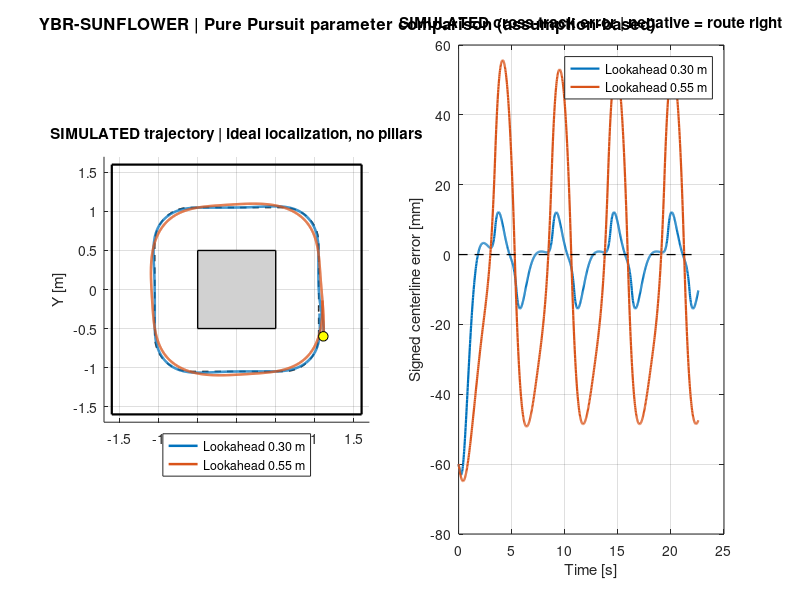

MATLAB code to generate this figure:
%% Pure Pursuit path-tracking screening on a rounded-square reference route.

function pure_pursuit()

clc; close all;
p = user_inputs();
validate_inputs(p);

root = fileparts(mfilename('fullpath'));
if isempty(root), root = pwd; end
outdir = fullfile(root,'results');
if ~exist(outdir,'dir'), mkdir(outdir); end

[reference, sNodes, perimeter] = make_rounded_square(p);
caseNames = {'Short lookahead','Long lookahead'};
runs = cell(1,2);
for caseIdx = 1:2
    runs{caseIdx} = simulate_case(p, reference, sNodes, perimeter, ...
        p.lookahead_m(caseIdx));
end

% ONE composite figure: trajectory on illustrative field + signed tracking error.
f = figure('Color','w','Position',[60 60 1450 650]);
subplot(1,2,1);
hold on; axis equal; grid on;
% Simplified field geometry, not a complete competition/obstacle layout.
a = p.fieldHalfWidth_m;
inner = p.innerWallHalfWidth_m;
plot([-a a a -a -a],[-a -a a a -a],'k-','LineWidth',1.6);
fill([-inner inner inner -inner],[-inner -inner inner inner], ...
    [0.82 0.82 0.82],'EdgeColor','k','LineWidth',1.0);
plot([reference(:,1); reference(1,1)], ...
     [reference(:,2); reference(1,2)], 'k--','LineWidth',1.1);
h1 = plot(runs{1}.x, runs{1}.y,'LineWidth',1.8);
h2 = plot(runs{2}.x, runs{2}.y,'LineWidth',1.8);
plot(p.startX_m,p.startY_m,'ko','MarkerFaceColor','y','MarkerSize',7);
xlabel('X [m]'); ylabel('Y [m]');
title('SIMULATED trajectory | ideal localization, no pillars');
legend([h1 h2],{sprintf('Lookahead %.2f m',p.lookahead_m(1)), ...
       sprintf('Lookahead %.2f m',p.lookahead_m(2))}, ...
       'Location','southoutside');
xlim([-a-.1 a+.1]); ylim([-a-.1 a+.1]);

subplot(1,2,2);
plot(runs{1}.time_s,1000*runs{1}.signedError_m,'LineWidth',1.6); hold on;
plot(runs{2}.time_s,1000*runs{2}.signedError_m,'LineWidth',1.6);
plot([0 runs{1}.time_s(end)],[0 0],'k--','LineWidth',0.9);
grid on;
xlabel('Time [s]'); ylabel('Signed centerline error [mm]');
title('SIMULATED cross-track error | negative = route right');
legend({sprintf('Lookahead %.2f m',p.lookahead_m(1)), ...
        sprintf('Lookahead %.2f m',p.lookahead_m(2))}, ...
        'Location','northeast');

annotation(f,'textbox',[0.05 0.945 0.9 0.045], ...
    'String','YBR-SUNFLOWER | Pure Pursuit parameter comparison (assumption-based)', ...
    'EdgeColor','none','HorizontalAlignment','center', ...
    'FontSize',12,'FontWeight','bold');
figureFile = fullfile(outdir,'29_pure_pursuit_tracking.png');
print(f,figureFile,'-dpng','-r160');
save(fullfile(outdir,'simulation_inputs.mat'),'p','perimeter','reference');

fprintf('\nYBR-SUNFLOWER | Step 10 - pure pursuit (SIMULATION ONLY)\n');
fprintf('Wheelbase = %.0f mm (team-reported); speed = %.2f m/s (assumed)\n', ...
    1000*p.wheelbase_m,p.speed_mps);
fprintf('Reference loop length = %.3f m (illustrative rounded-square path)\n',perimeter);
for k = 1:2
    err = runs{k}.signedError_m;
    fprintf('%s (%.2f m): RMS |cross-track| %.1f mm; max |cross-track| %.1f mm; steering saturation %.1f%%\n', ...
      caseNames{k},p.lookahead_m(k),1000*sqrt(mean(err.^2)), ...
      1000*max(abs(err)),100*mean(runs{k}.saturated));
end
fprintf('Created: %s\n',figureFile);
fprintf('No physical test or software implementation is validated by these results.\n\n');
end

function p = user_inputs()
% -------- USER INPUTS --------
% Confirmed physical geometry (reported 2026-10-22)
p.wheelbase_m = 0.161;
p.frontTrack_m = 0.117;            % Documentation only; not used in bicycle model
p.robotLength_m = 0.211;          % Provisional (front camera not final)
p.robotWidth_m = 0.135;           % Provisional, remeasure outside tire edges
% Hypothetical simplified reference route, NOT an official randomized field
p.fieldHalfWidth_m = 1.6;        % Nominal outer extent, illustrative
p.innerWallHalfWidth_m = 0.5;    % Nominal inner wall, illustrative
p.centerlineHalfExtent_m = 1.05;
p.cornerRadius_m = 0.45;
p.pathSpacing_m = 0.01;
% Control parameters: NOT yet measured on or adopted by the final robot
p.lookahead_m = [0.30 0.55];
p.speed_mps = 0.35;
p.maxSteering_deg = 35;           % ASSUMED equivalent road-wheel limit
p.steeringTimeConstant_s = 0.10; % ASSUMED actuator lag
p.commandDelay_s = 0.04;        % ASSUMED controller/communication delay
p.maxSteeringRate_deg_s = 180;   % ASSUMED road-wheel slew limit
p.dt_s = 0.02;
p.extraTime_s = 0.8;
% Start pose: right-side reference straight, heading up (+Y).
p.startX_m = p.centerlineHalfExtent_m + 0.06; % 60 mm initial offset
p.startY_m = -(p.centerlineHalfExtent_m - p.cornerRadius_m);
p.startHeading_deg = 87;        % 3 deg heading perturbation from +Y
end

function validate_inputs(p)
assert(p.wheelbase_m > 0 && p.speed_mps > 0 && p.dt_s > 0, ...
    'Wheelbase, speed and timestep must be positive.');
assert(all(p.lookahead_m > 0),'All lookahead distances must be positive.');
assert(p.cornerRadius_m > 0 && p.centerlineHalfExtent_m > p.cornerRadius_m, ...
    'Invalid rounded-square reference dimensions.');
assert(p.maxSteering_deg > 0 && p.maxSteering_deg < 89, ...
    'Equivalent steering limit must be between 0 and 89 degrees.');
assert(p.steeringTimeConstant_s > 0 && p.commandDelay_s >= 0, ...
    'Invalid steering delay/response time.');
assert(p.maxSteeringRate_deg_s > 0, 'Steering slew limit must be positive.');
assert(p.pathSpacing_m > 0 && p.extraTime_s >= 0, ...
    'Path spacing and extra time must be nonnegative/positive.');
end

function [xy, s, totalLength] = make_rounded_square(p)
% CCW closed rounded-square centerline, with corners of radius r.
a = p.centerlineHalfExtent_m;
r = p.cornerRadius_m; b = a-r;
nL = max(10,ceil(2*b/p.pathSpacing_m));
nA = max(10,ceil((pi*r/2)/p.pathSpacing_m));
xy = zeros(0,2);
% Right straight, heading +Y
v = linspace(-b,b,nL+1)'; v(end)=[];
xy = [xy; a*ones(size(v)), v]; %#ok<AGROW>
% Top-right circular fillet
ang = linspace(0,pi/2,nA+1)'; ang(end)=[];
xy = [xy; b+r*cos(ang),b+r*sin(ang)]; %#ok<AGROW>
% Top straight, heading -X
v = linspace(b,-b,nL+1)'; v(end)=[];
xy = [xy; v,a*ones(size(v))]; %#ok<AGROW>
% Top-left fillet
ang = linspace(pi/2,pi,nA+1)'; ang(end)=[];
xy = [xy; -b+r*cos(ang), b+r*sin(ang)]; %#ok<AGROW>
% Left straight, heading -Y
v = linspace(b,-b,nL+1)'; v(end)=[];
xy = [xy; -a*ones(size(v)),v]; %#ok<AGROW>
% Bottom-left fillet
ang = linspace(pi,3*pi/2,nA+1)'; ang(end)=[];
xy = [xy; -b+r*cos(ang),-b+r*sin(ang)]; %#ok<AGROW>
% Bottom straight, heading +X
v = linspace(-b,b,nL+1)'; v(end)=[];
xy = [xy; v,-a*ones(size(v))]; %#ok<AGROW>
% Bottom-right fillet
ang = linspace(3*pi/2,2*pi,nA+1)'; ang(end)=[];
xy = [xy; b+r*cos(ang),-b+r*sin(ang)]; %#ok<AGROW>
xyClosed = [xy;xy(1,:)];
segment = sqrt(sum(diff(xyClosed,1,1).^2,2));
assert(all(segment > 0),'Reference route contains duplicate consecutive points.');
s = [0;cumsum(segment)];
totalLength=s(end);
end

function r = simulate_case(p, xy, s, totalLength, lookahead_m)
N = floor(((totalLength/p.speed_mps)+p.extraTime_s)/p.dt_s)+1;
time=(0:N-1)'*p.dt_s;
x=zeros(N,1); y=zeros(N,1); psi=zeros(N,1); delta=zeros(N,1);
cmd=zeros(N,1); err=zeros(N,1); saturated=false(N,1);
x(1)=p.startX_m; y(1)=p.startY_m;
psi(1)=p.startHeading_deg*pi/180;
maxAngle=p.maxSteering_deg*pi/180;
maxRate=p.maxSteeringRate_deg_s*pi/180;
delaySteps=round(p.commandDelay_s/p.dt_s);
refCount=size(xy,1);
for k = 1:N
    distances=(xy(:,1)-x(k)).^2+(xy(:,2)-y(k)).^2;
    [~,idx]=min(distances);
    im=mod(idx-2,refCount)+1;
    ip=mod(idx,refCount)+1;
    tangent=xy(ip,:)-xy(im,:);
    tangent=tangent/(hypot(tangent(1),tangent(2))+eps);
    diffVehicle=[x(k)-xy(idx,1), y(k)-xy(idx,2)];
    err(k)=tangent(1)*diffVehicle(2)-tangent(2)*diffVehicle(1);

    sTarget=mod(s(idx)+lookahead_m,totalLength);
    % s includes the duplicate endpoint, so interpolation is continuous at wrap.
    xTarget=interp1(s,[xy(:,1);xy(1,1)],sTarget,'linear');
    yTarget=interp1(s,[xy(:,2);xy(1,2)],sTarget,'linear');
    relativeAngle=atan2(yTarget-y(k),xTarget-x(k))-psi(k);
    alpha=atan2(sin(relativeAngle),cos(relativeAngle));
    targetDistance=max(hypot(xTarget-x(k),yTarget-y(k)),1e-6);
    curvature=2*sin(alpha)/targetDistance;
    rawCmd=atan(p.wheelbase_m*curvature);
    cmd(k)=min(max(rawCmd,-maxAngle),maxAngle);
    saturated(k)=abs(rawCmd)>maxAngle;

    if k==N, break; end
    delayIndex=k-delaySteps;
    if delayIndex < 1
        delayed=0;
    else
        delayed=cmd(delayIndex);
    end
    requestRate=(delayed-delta(k))/p.steeringTimeConstant_s;
    actualRate=min(max(requestRate,-maxRate),maxRate);
    delta(k+1)=min(max(delta(k)+p.dt_s*actualRate,-maxAngle),maxAngle);
    % Ideal kinematic bicycle model. No lateral tire slip or obstacle logic.
    x(k+1)=x(k)+p.dt_s*p.speed_mps*cos(psi(k));
    y(k+1)=y(k)+p.dt_s*p.speed_mps*sin(psi(k));
    psi(k+1)=psi(k)+p.dt_s*p.speed_mps*tan(delta(k))/p.wheelbase_m;
end
r=struct('x',x,'y',y,'time_s',time,'signedError_m',err, ...
         'saturated',saturated,'steering_rad',delta,'command_rad',cmd);
end
